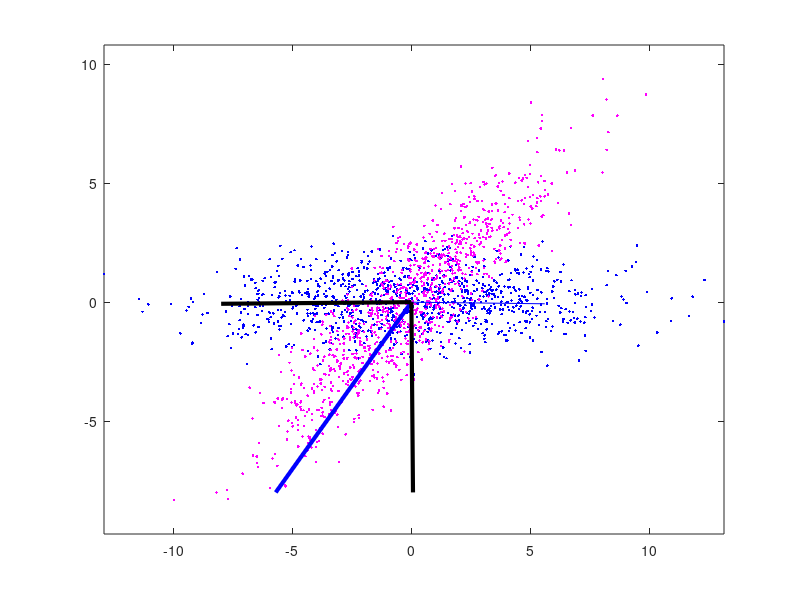

Reproduce this figure in MATLAB.
% Caso de estudo - Analise pelas componentes princpais
clear;
close;
clc;

X = randn(1000,1)*4;
Y = randn(1000,1);
teta = pi/4;

% plot(X,Y,'.');
% axis equal

A = [cos(teta) -sin(teta); sin(teta) cos(teta)];

% [xI,y1] = A'*[x0,y0];

Xr = A(1,1).*X+A(1,2)*Y;
Yr = A(2,1).*X+A(2,2)*Y;

% plot(X,Y,'b.', Xr,Yr,'m.');
% axis equal

% Matriz correlação dos dados
C = [X Y]'*[X Y];

% Determinar os vetores e valores proprios da matriz C
[V,D] = eig(C);


% Matriz correlação dos dados rodados de angulo teta
Cr = [Xr Yr]'*[Xr Yr];

% Determinar os vetores e valores proprios da matriz C
[Vr,Dr] = eig(Cr);
VVr=Vr*sqrt(Dr/1000);

figure(2);
h=plot(X,Y,'b.',...
    Xr,Yr,'m.',[0 0; Vr(1,:)]*8,[0 0;V(2,:)]*8,'b',...
    [0 0; V(1,:)]*8, [0 0; V(2,:)]*8, 'k');
set(h(2),'LineWidth',3);
set(h(3),'LineWidth',3);
set(h(5),'LineWidth',3);
set(h(6),'LineWidth',3);

axis equal;

% se tivermos uma imagem com uma cara de uma pessoa. pertence ao espaco
% bidimensional (os pixels)
